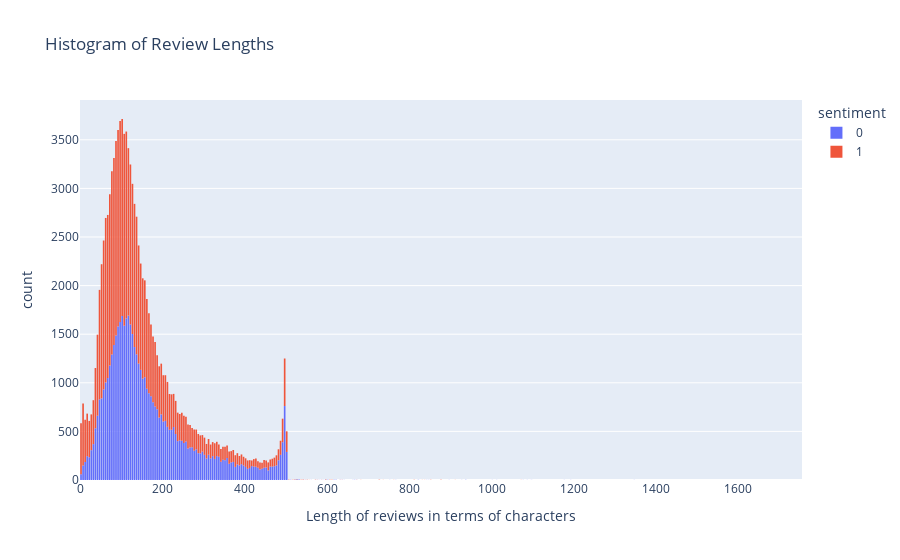

The notebook cell this image was saved under:
### Code cell
plot_histogram(df, 'content', color='sentiment', title='Histogram of Review Lengths',
               xlabel='Length of reviews in terms of characters')

### Figure 1 — Plotly figure (JSON) as saved in the notebook; plotly's stock layout.template omitted (floating-point values rounded to 4 significant figures; data arrays with more than 128 entries replaced by an {"elided": "..."} marker saying what was removed)
{"data": [{"alignmentgroup": "True", "bingroup": "x", "hovertemplate": "sentiment=0<br>x=%{x}<br>count=%{y}<extra></extra>", "legendgroup": "0", "marker": {"color": "#636efa", "pattern": {"shape": ""}}, "name": "0", "offsetgroup": "0", "orientation": "v", "showlegend": true, "type": "histogram", "x": {"elided": "55377 int values"}, "xaxis": "x", "yaxis": "y"}, {"alignmentgroup": "True", "bingroup": "x", "hovertemplate": "sentiment=1<br>x=%{x}<br>count=%{y}<extra></extra>", "legendgroup": "1", "marker": {"color": "#EF553B", "pattern": {"shape": ""}}, "name": "1", "offsetgroup": "1", "orientation": "v", "showlegend": true, "type": "histogram", "x": {"elided": "58245 int values"}, "xaxis": "x", "yaxis": "y"}], "layout": {"bargap": 0.2, "barmode": "relative", "legend": {"title": {"text": "sentiment"}, "tracegroupgap": 0}, "title": {"text": "Histogram of Review Lengths"}, "xaxis": {"anchor": "y", "domain": [0, 1], "title": {"text": "Length of reviews in terms of characters"}}, "yaxis": {"anchor": "x", "domain": [0, 1], "title": {"text": "count"}}}}
